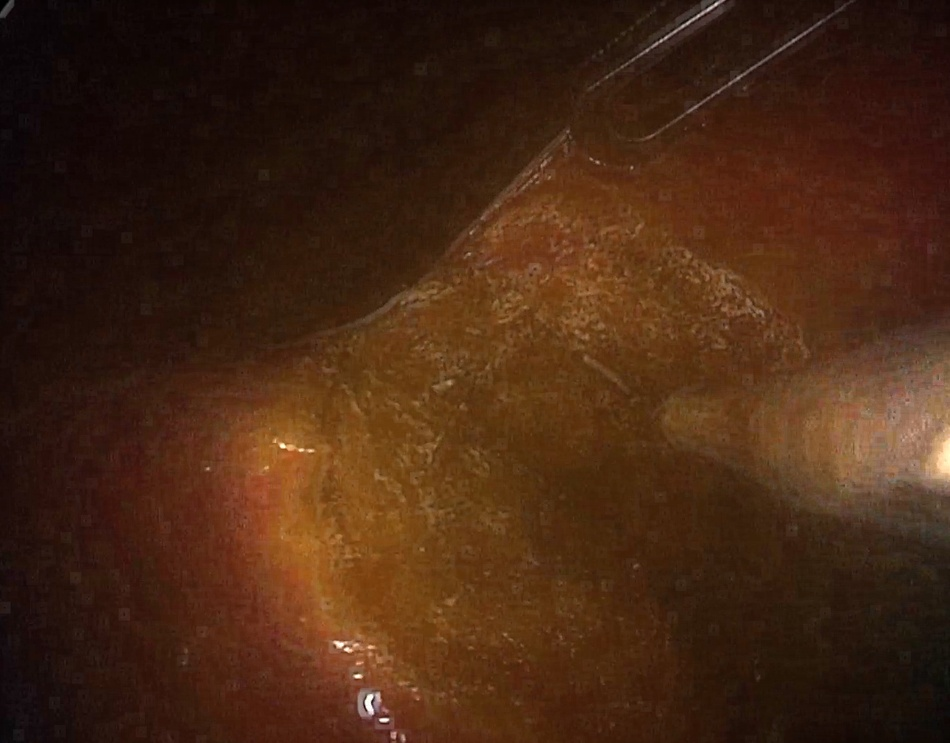
#> input picture web/flask/_defog.jpg, 950 x 743 px, shrunk from 1330 x 1040 before the run
$ python -i NonLocalDehazer.py   (imports and definitions only)
#> lines starting #> are read from the running program, lines starting #| are printed output that depends on the picture
### web/flask/utils.py
import cv2
import numpy as np
import math

# calculate r g b value - air.(r/g/b) respectivly
# and save them in an array named rectangle
# It means a rectangle coordinate system which airlight as the original point
def getDistAirlight(img, air):
    row, col, n_colors = img.shape

    dist_from_airlight = np.zeros((row, col, n_colors), dtype=np.float64)
    for color in range(n_colors):
        dist_from_airlight[:, :, color] = img[:, :, color] - air[color]

    return dist_from_airlight


def dark_channel(im, sz):
    b, g, r = cv2.split(im)
    dc = cv2.min(cv2.min(r, g), b)
    kernel = cv2.getStructuringElement(cv2.MORPH_RECT, (sz, sz))
    dark = cv2.erode(dc, kernel)
    return dark


def air_light(im, dark):
    [h, w] = im.shape[:2]
    image_size = h * w
    numpx = int(max(math.floor(image_size / 1000), 1))
    darkvec = dark.reshape(image_size, 1)
    imvec = im.reshape(image_size, 3)

    indices = darkvec.argsort()
    indices = indices[image_size - numpx::]

    atmsum = np.zeros([1, 3])
    for ind in range(1, numpx):
        atmsum = atmsum + imvec[indices[ind]]

    A = atmsum / numpx
    return A

### web/flask/NonLocalDehazer.py
import cv2
import numpy as np
import sys
import kdtree
import utils
import wls
import regularization


class NonLocalDehazer:
    def __init__(self, file_path, filter_size=15, p=0):
        self.file_path = file_path
        self.filter_size = filter_size
        self.p = p

    def non_local_transmission(self, img, air, gamma=1):
        # find airlight first (same method with DCP)
        img_hazy_corrected = np.power(img, gamma)

        # img = img / 255
        dist_from_airlight = utils.getDistAirlight(img_hazy_corrected, air)

        row, col, n_colors = img.shape

        # Calculate radius(Eq.(5))
        # 3 - dimentional
        radius = np.sqrt(np.sum(dist_from_airlight ** 2, axis=2))

        # Cluster the pixels to haze-lines
        # Use a KD-tree impementation for fast clustering according to their angles
        dist_sphere_radius = np.reshape(radius, [col * row], order='F')

        # 3-di To 2-di      (col*row, 3)
        dist_unit_radius = np.reshape(dist_from_airlight, [col * row, n_colors], order='F')

        dist_norm = np.sqrt(np.sum(dist_unit_radius ** 2, axis=1))

        for i in range(len(dist_unit_radius)):
            dist_unit_radius[i] = dist_unit_radius[i] / dist_norm[i]

        n_points = 1000

        file_path = "./TR" + str(n_points) + ".txt"
        points = np.loadtxt(file_path).tolist()

        mdl = kdtree.create(points)
        # lines stores cluster result
        # [(<KDNode - [0.6256, 0.5636, 0.5394]>, 0.003957329357625813)]
        #       cluster node from points              distance
        cluster = [[]] * n_points
        for i in range(n_points):
            cluster[i] = []
        # save pixel cluster to which point (save index)
        cluster_Points = np.zeros(row * col, dtype=np.int64)

        for r in range(len(dist_unit_radius)):
            kdNode = mdl.search_knn(dist_unit_radius[r], 1)
            self.findPosition(kdNode[0][0].data, dist_sphere_radius[r], cluster, points, r, cluster_Points)

        # how to use the data in kdNode
        # print(lines[0][0][0].data[0])

        # Estimating Initial Transmission
        # Estimate radius as the maximal radius in each haze-line (Eq. (11))
        maxRadius = np.zeros(row * col, dtype=np.float64)
        for i in range(n_points):
            # find max radius
            maxR = 0
            for j in range(len(cluster[i])):
                maxR = max(maxR, cluster[i][j])
            maxRadius[i] = maxR
        np.reshape(maxRadius, [row, col], order='F')

        # Initial Transmission
        # save maxRadius to all pixels
        dist_sphere_maxRadius = np.zeros(row * col, np.float64)
        for i in range(row * col):
            index = cluster_Points[i]
            dist_sphere_maxRadius[i] = maxRadius[index]
        radius_new = np.reshape(dist_sphere_maxRadius, [row, col], order='F')

        transmission_estimation = radius / (radius_new + self.p)

        # Limit the transmission to the range [trans_min, 1] for numerical stability
        trans_min = 0.1

        transmission_estimation = np.minimum(np.maximum(transmission_estimation, trans_min), 1)

        transmission = regularization.regularization(row, col, transmission_estimation, img_hazy_corrected, n_points, air,
                                      cluster_Points, cluster)
        return transmission

    # cluster into 1000length arr
    def findPosition(self, kdNode, radius, cluster, points, r, cluster_Points):
        for i in range(len(points)):
            if (points[i][0] == kdNode[0]) and (points[i][1] == kdNode[1]) and (points[i][2] == kdNode[2]):
                cluster[i].append(radius)
                cluster_Points[r] = i
                break

    def dehaze(self, img, img_norm, transmission_estimission, air):
        h, w, n_colors = img.shape
        img_dehazed = np.zeros((h, w, n_colors), dtype=float)
        leave_haze = 1.06
        for color_idx in range(3):
            img_dehazed[:, :, color_idx] = (img_norm[:, :, color_idx] - (1 - leave_haze * transmission_estimission) * air[
                color_idx]) / np.maximum(transmission_estimission, 0.1)

        img_dehazed = np.where(img_dehazed > 1, 1, img_dehazed)
        img_dehazed = np.where(img_dehazed < 0, 0, img_dehazed)
        img_dehazed = np.power(img_dehazed, 1 / 1)
        adj_percent = [0.005, 0.995]

        # img_dehazed = adjust(img_dehazed, adj_percent)
        # img_dehazed = (img_dehazed * 255).astype(np.uint8)
        # print(img_dehazed)
        return img_dehazed

    def run(self):
        # 读取图像
        image = cv2.imread(self.file_path)
#> image is the input picture: shape (743, 950, 3); mean B, G, R 19.6, 38.9, 69.6

        # 归一化并转换为浮点类型
        normalized_image = cv2.normalize(
            image.astype('float'), None, 0.0, 1.0, cv2.NORM_MINMAX)

        # 暗通道先验估计
        dark_channel = utils.dark_channel(image, self.filter_size)
#> in dark_channel, `b, g, r = cv2.split(im)`:
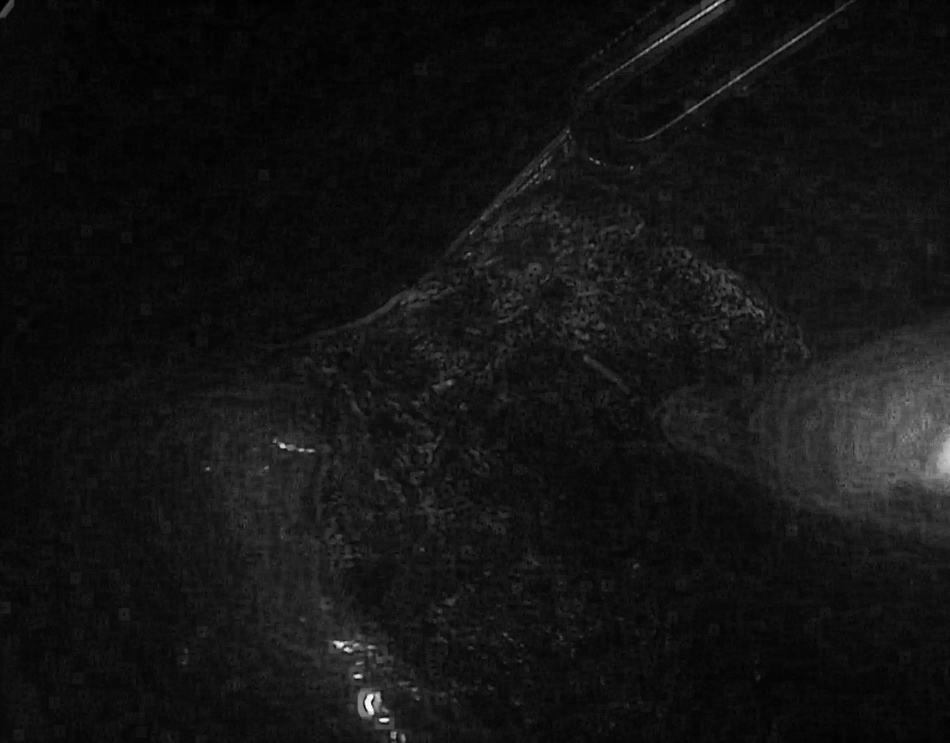
#> b: shape (743, 950); min 0, max 253, mean 19.6
#> in dark_channel, `b, g, r = cv2.split(im)`:
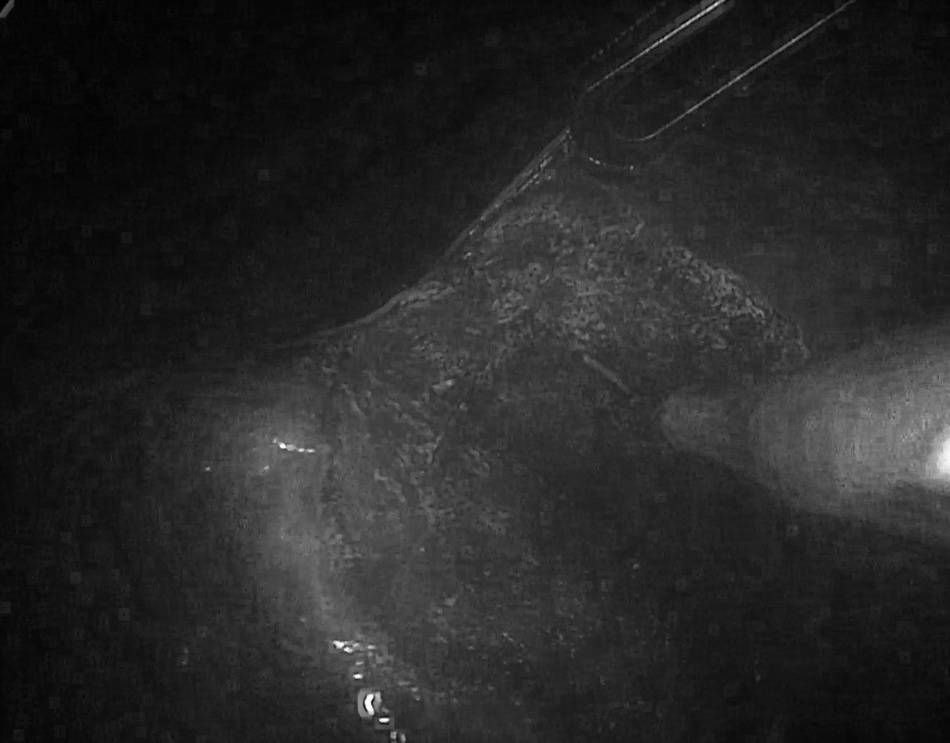
#> g: shape (743, 950); min 0, max 255, mean 38.9
#> in dark_channel, `b, g, r = cv2.split(im)`:
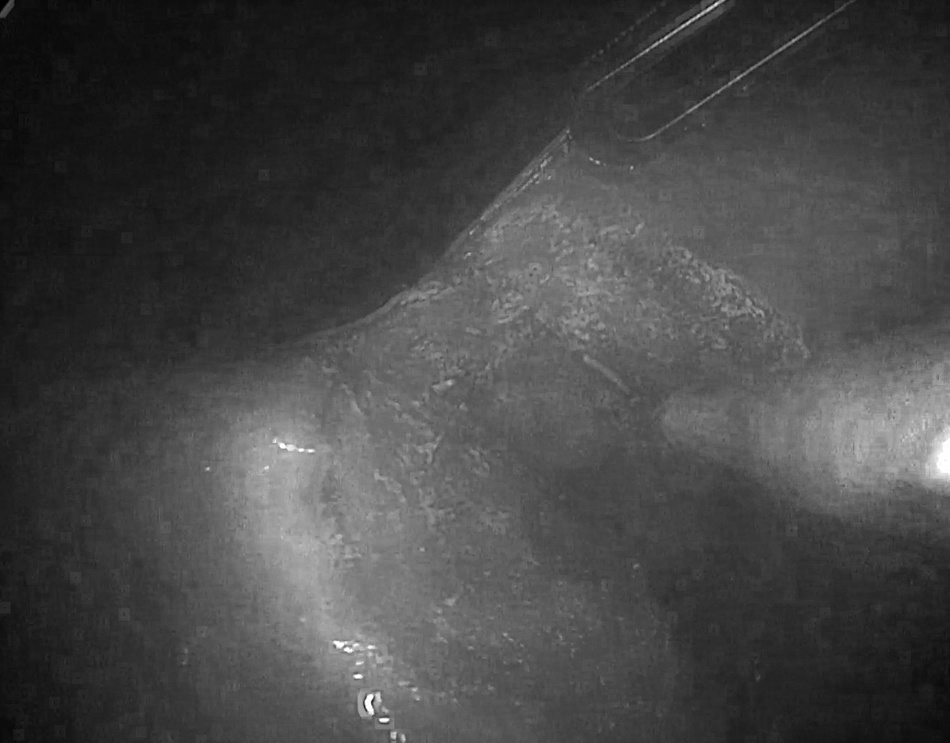
#> r: shape (743, 950); min 0, max 255, mean 69.6
#> in dark_channel, `dark = cv2.erode(dc, kernel)`:
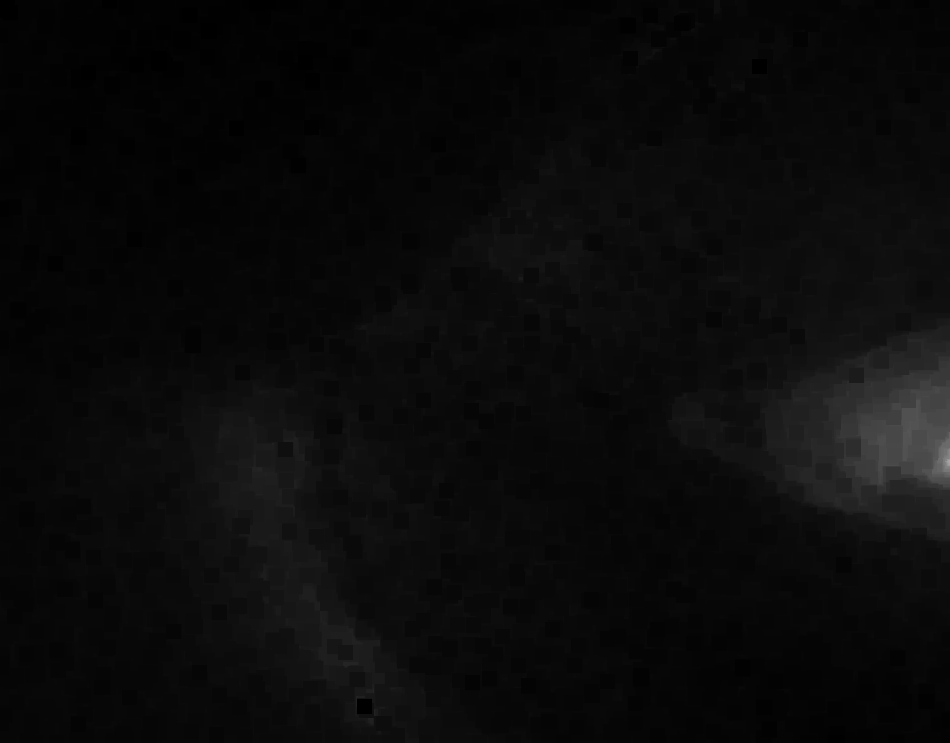
#> dark: shape (743, 950); min 0, max 167, mean 10.3

        # 大气光估计
        atmospheric_light = utils.air_light(image, dark_channel)
#> in air_light, `indices = indices[image_size - numpx::]`: indices = 705 values from 0 to 0
#> the loop in air_light, `for ind in range(1, numpx):` made 704 passes
#> atmsum on passes 1 to 3: [[2, 2, 2]], [[4, 4, 4]], [[6, 6, 6]]
#> after the loop in air_light, `for ind in range(1, numpx):`: atmsum = [[1408, 1408, 1408]]
#> in air_light, `A = atmsum / numpx`: A = [[2, 2, 2]]
#> atmospheric_light = [[2, 2, 2]]
        atmospheric_light = atmospheric_light[0] / 255
#> atmospheric_light = [0.00783, 0.00783, 0.00783]

        # 非局部传输估计
        transmission_estimation = self.non_local_transmission(
            normalized_image, atmospheric_light)

        # 去雾处理
        dehazed_image = self.dehaze(
            image, normalized_image, transmission_estimation, atmospheric_light)

        # 保存去雾后的图像
        output_path = '.' + self.file_path.split(".")[0] + \
            self.file_path.split(".")[1] + "_NonLocal.jpg"


        # cv2.imshow("result", dehazed_image)
        cv2.imwrite(output_path, dehazed_image*255)
        # [7 lines of commented-out code are left out]

#> (the run stopped early here; a loop or call above may not have finished)
